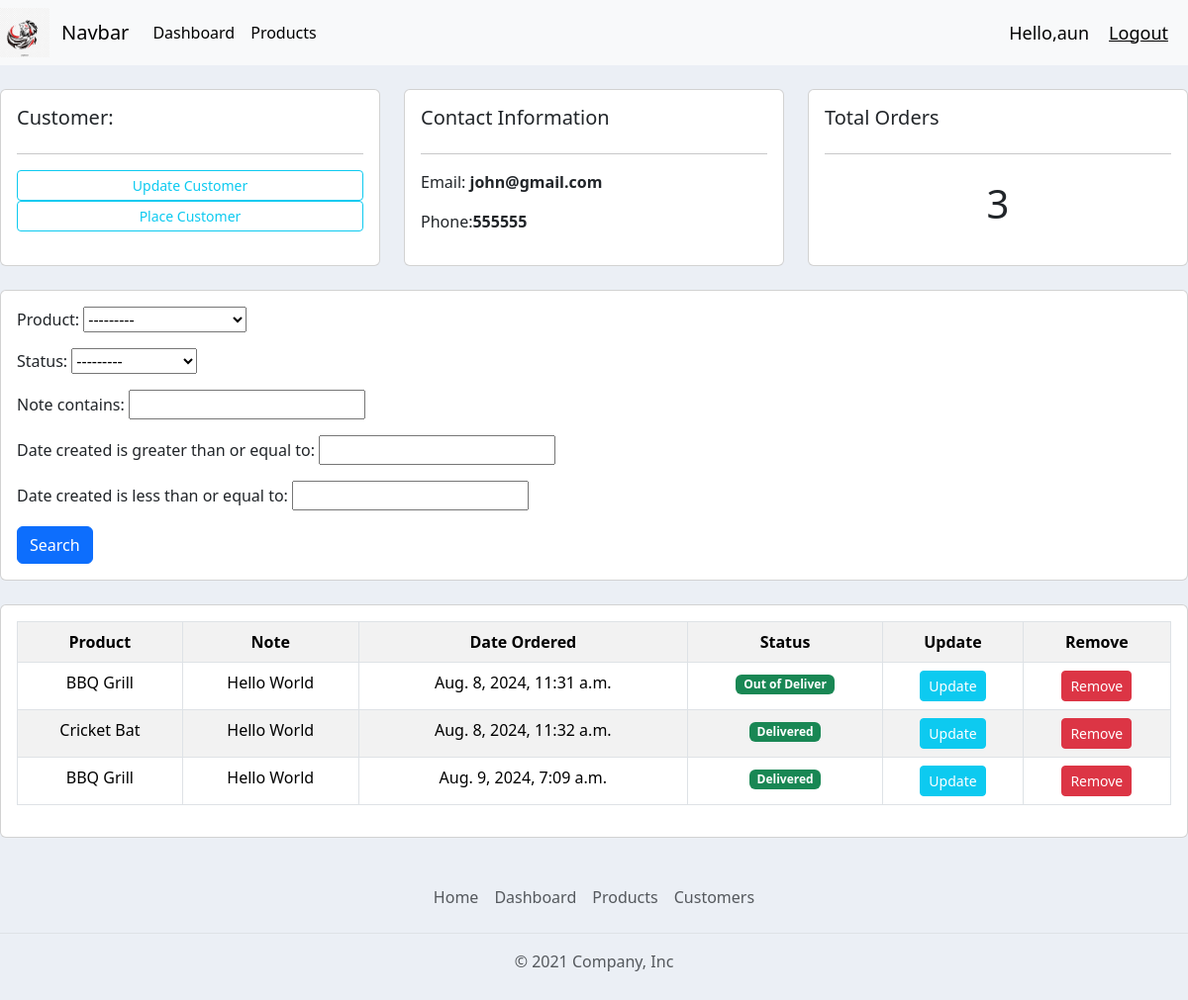
Screenshot of /customers/1/ (signed in) with the database file from the repository.
### accounts/models.py (models this page shows, shortened)
class Customer(models.Model):
    user = models.OneToOneField(User, null=True, blank=True, on_delete=models.CASCADE)
    name = models.CharField(max_length=200, null=True)
    phone = models.CharField(max_length=200, null=True)
    email = models.CharField(max_length=200, null=True)
    profile_pic = models.ImageField(default="Pic.jpeg", null=True, blank=True)
    date_created = models.DateTimeField(auto_now_add=True , null=True)

class Order(models.Model):
    STATUS = (
        ('Pending', 'Pending'),
        ('Out of Deliver', 'Out of Deliver'),
        ('Delivered', 'Delivered'),
    )
    customer = models.ForeignKey(Customer, null=True, on_delete=models.CASCADE, related_name="orders")
    product = models.ForeignKey(Product, null=True, on_delete=models.CASCADE, related_name="products")
    status = models.CharField(max_length=200, null=True, choices=STATUS)
    note = models.CharField(max_length=1000, null=True)
    date_created = models.DateTimeField(auto_now_add=True , null=True)

class Product(models.Model):
    CATEGORY = (
        ('Indoor', 'Indoor'),
        ('Outdoor', 'Outdoor'),
        ('Mobile', 'Mobile'),
        ('Stationary', 'Stationary'),
        ('Animals', 'Animals'),
        ('Grocery', 'Grocery'),
    )
    name = models.CharField(max_length=200, null=True)
    price = models.FloatField(null=True)
    category = models.CharField(max_length=200, null=True, choices=CATEGORY)
    desciption = models.TextField(max_length=200, null=True, blank=True)
    date_created = models.DateTimeField(auto_now_add=True , null=True)
    tags = models.ManyToManyField(Tag)
    def __str__(self):
        return self.name if self.name else "No Tag"

### accounts/decorators.py (the view)
        def wrapper_func(request, *args, **kwargs):
            group = None
            if request.user.groups.exists():
                group = request.user.groups.all()[0].name
            if group in allowed_roles:
                return view_func(request, *args, **kwargs)
            else:
                return HttpResponse("You are not authorized to view this page!")

### accounts/views.py (called while the page is built)
@login_required(login_url='login')
@allowed_users(allowed_roles=['admin'])
def customer(request, pk_test):
    customer = Customer.objects.get(id=pk_test)
    orders = customer.orders.all()
    orders_count = orders.count()
    myFilter = OrderFilter(request.GET, queryset=orders)
    orders = myFilter.qs
    context = {'customer': customer, 'orders':orders , 'orders_count': orders_count,'myFilter':myFilter}
    return render(request, 'accounts/customer.html', context)

### templates/accounts/customer.html
{% extends "main.html" %} {% block title %} Customer Page {% endblock title %}
{% block content %}
<br />
<div class="row">
  <div class="col-md">
    <div class="card card-body h-100">
      <h5>Customer:</h5>
      <hr />
      <a href="" class="btn btn-outline-info btn-sm btn-block"
        >Update Customer</a
      >
      <a href="{% url "create_order" customer.id %}" class="btn btn-outline-info btn-sm btn-block"
        >Place Customer</a
      >
    </div>
  </div>
  <div class="col-md">
    <div class="card card-body h-100">
      <h5>Contact Information</h5>
      <hr />
      <p>Email: <b>{{ customer.email}}</b></p>
      <p>Phone:<b>{{ customer.phone}}</b></p>
    </div>
  </div>
  <div class="col-md">
    <div class="card card-body h-100">
      <h5>Total Orders</h5>
      <hr />
      <h1 style="text-align: center; padding: 10px">{{orders_count}}</h1>
    </div>
  </div>
</div>
<br />
<div class="row">
  <div class="col-md">
    <div class="card card-body">
      <form action="" method="get">
        {{myFilter.form.as_p}}
        <button type="submit" class="btn btn-primary">Search</button>
      </form>
    </div>
  </div>
</div>
<br />
<div class="row">
  <div class="col-md">
    <div class="card card-body">
      <table class="table table-bordered table-striped ">
        <tr class="text-center">
          <th>Product</th>
          <th>Note</th>
          <th>Date Ordered</th>
          <th>Status</th>
          <th>Update</th>
          <th>Remove</th>
        </tr>
        {% for order in orders %}
        <tr class="text-center">
          <td>{{order.product}}</td>
          <td>{{order.note}}</td>
          <td>{{order.date_created}}</td>
          <td><span class="badge text-bg-success">{{order.status}}</span></td>
          <td><a href="{% url "update_order" order.id %}" class="btn btn-sm btn-info text-white">Update</a></td>
          <td><a href="{% url "delete_order" order.id %}" class="btn btn-sm btn-danger text-white">Remove</a></td>
        </tr>
        {% endfor %}
      </table>
    </div>
  </div>
</div>
{% endblock content %}

### templates/body/navbar.html (shortened to what this page needs)
{% load static %}
<nav class="navbar navbar-expand-lg bg-body-tertiary">
  <img src="{% static "img/download.png" %}" height="50px" width="50px">
    <div class="container-fluid">
      <a class="navbar-brand" href="{% url "home" %}">Navbar</a>
      <div class="collapse navbar-collapse" id="navbarSupportedContent">
        <ul class="navbar-nav me-auto mb-2 mb-lg-0">
          {% if request.user.is_staff %}
          <li class="nav-item">
            <a class="nav-link active" aria-current="page" href="{% url "home" %}">Dashboard</a>
          </li>
          <li class="nav-item">
            <a class="nav-link active" aria-current="page" href="{% url "products" %}">Products</a>
          </li>
          {% else %}
          <li class="nav-item">
            <a class="nav-link" aria-current="page" href="{% url "account" %}">Settings</a>
          </li>
          {% endif %}
        </ul>
      </div>
    </div>
    <span class="hello-msg">Hello,{{request.user}}</span>
    <span ><a class="hello-msg" href="{% url "logout" %}"> Logout</a></span>
  </nav>

### static/css/main.css (style rules this page uses)
body { background-color: #ebeff5 }

### templates/body/navbar.html (style rules this page uses)
.hello-msg { font-size: 18px; color: black; margin-right: 20px }

### rows the page displays
Customer: email "john@gmail.com", phone "555555"
Order: product "BBQ Grill", note "Hello World", date_created "Aug. 8, 2024, 11:31 a.m.", status "Out of Deliver"
Order: product "Cricket Bat", note "Hello World", date_created "Aug. 8, 2024, 11:32 a.m.", status "Delivered"
Order: product "BBQ Grill", note "Hello World", date_created "Aug. 9, 2024, 7:09 a.m.", status "Delivered"

### other values shown
{{ request.user }} "aun"
{{ orders_count }} "3"
